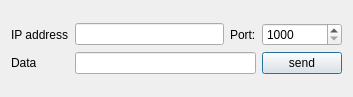
<?xml version="1.0" encoding="UTF-8"?>
<ui version="4.0">
 <class>networkDialog</class>
 <widget class="QDialog" name="networkDialog">
  <property name="geometry">
   <rect>
    <x>0</x>
    <y>0</y>
    <width>353</width>
    <height>97</height>
   </rect>
  </property>
  <property name="windowTitle">
   <string>networkDialog</string>
  </property>
  <layout class="QGridLayout" name="gridLayout_2">
   <item row="0" column="0">
    <layout class="QGridLayout" name="gridLayout">
     <item row="0" column="0">
      <widget class="QLabel" name="label">
       <property name="text">
        <string>IP address</string>
       </property>
      </widget>
     </item>
     <item row="0" column="1">
      <widget class="QLineEdit" name="lineEditIPAddress"/>
     </item>
     <item row="0" column="2">
      <widget class="QLabel" name="label_3">
       <property name="text">
        <string>Port:</string>
       </property>
      </widget>
     </item>
     <item row="0" column="3">
      <widget class="QSpinBox" name="spinBox">
       <property name="minimum">
        <number>1000</number>
       </property>
       <property name="maximum">
        <number>8000</number>
       </property>
      </widget>
     </item>
     <item row="1" column="0">
      <widget class="QLabel" name="label_2">
       <property name="text">
        <string>Data</string>
       </property>
      </widget>
     </item>
     <item row="1" column="3">
      <widget class="QPushButton" name="pushButton">
       <property name="text">
        <string>send</string>
       </property>
      </widget>
     </item>
     <item row="1" column="1" colspan="2">
      <widget class="QLineEdit" name="lineEditDataToSend"/>
     </item>
    </layout>
   </item>
  </layout>
 </widget>
 <layoutdefault spacing="6" margin="11"/>
 <resources/>
 <connections/>
</ui>
